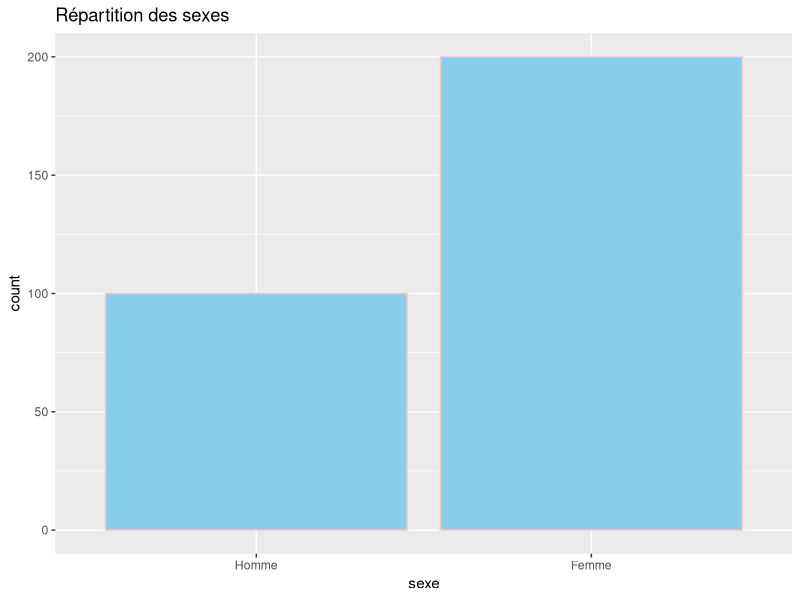
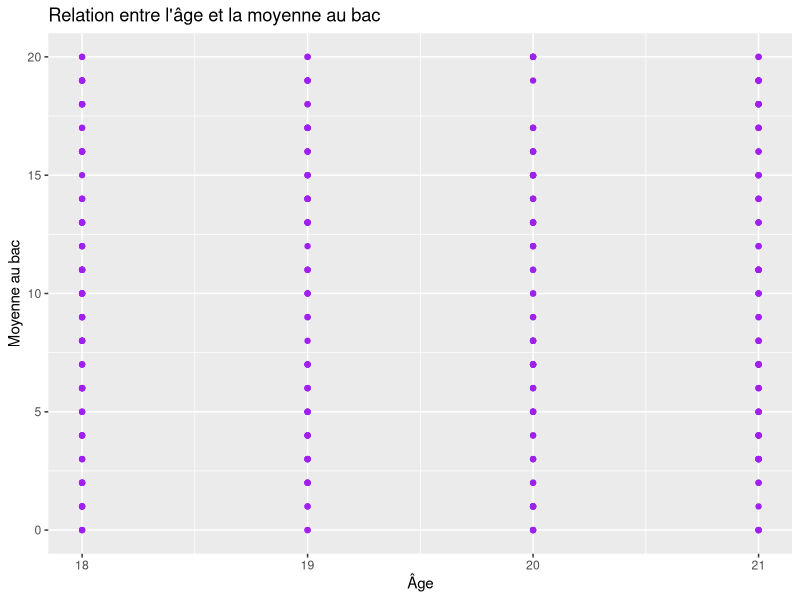

Generate these figures, in order, with R: (Note: this script raises an error after producing the figures.)
## ---- chunk 1
knitr::opts_chunk$set(echo = TRUE)
## ---- chunk 2
# Création de la base de données
base_de_donnees <- data.frame(
  prenoms_et_noms = rep(c("MBB", "KC", "KD", "AD", "HEB", "AASK"), 50),
  sexe = factor(rep(c(1, 2, 2, 2, 2, 1), 50), levels = c(1, 2), labels = c("Homme", "Femme")), # Ajout des labels
  age = sample(18:21, 300, replace = TRUE),
  taille_en_cm = sample(160:195, 300, replace = TRUE),
  Moyenne_au_bac = sample(0:20, 300, replace = TRUE) # Génération aléatoire des moyennes au bac
)

# Ajout de la colonne Mention en fonction de la moyenne et de la colonne rang
base_de_donnees$Mention <- ifelse(base_de_donnees$Moyenne_au_bac >= 16, "Très Bien",
                                  ifelse(base_de_donnees$Moyenne_au_bac >= 14, "Bien",
                                         ifelse(base_de_donnees$Moyenne_au_bac >= 12,"Assez Bien",
                                                ifelse(base_de_donnees$Moyenne_au_bac >= 10, "Passable",
                                                       ifelse(base_de_donnees$sexe =="Homme", "Ajourné", "Ajournée")))))

library(dplyr) #pour utiliser la fonction min_rank() pour donner à R la manière dont il doit organiser l'attribution de rang
base_de_donnees$rang <- min_rank(-base_de_donnees$Moyenne_au_bac)

base_de_donnees$admis <- ifelse(base_de_donnees$Moyenne_au_bac >= 10, "Oui", "Non")
base_de_donnees$poids_en_kg <- sample(0:100, 300, replace = TRUE)
base_de_donnees$regime_scolaire <- sample(c("Interne", "Externe", "Demi-pensionnaire"), 300, replace = TRUE)
base_de_donnees$type_etablissement <- sample(c("Public", "Privé"), 300, replace = TRUE)
base_de_donnees$serie <- sample(c("S1", "S2", "S3", "L"), 300, replace = TRUE)




# Affichage du dataframe
summary(base_de_donnees)
View(base_de_donnees)


## ---- chunk 3
library(ggplot2)

ggplot(base_de_donnees, aes(x = sexe)) +
  geom_bar(fill = "skyblue", color = "pink") +
  labs(title = "Répartition des sexes")

# Votre code pour générer le graphique ici


ggplot(base_de_donnees, aes(x = age, y = Moyenne_au_bac)) +
  geom_point(color = "purple") +
  labs(title = "Relation entre l'âge et la moyenne au bac",
       x = "Âge",
       y = "Moyenne au bac")

ggplot(base_de_donnees, aes(x = "", fill = M)) +
  geom_bar(width = 1) +
  coord_polar("y") +
  labs(title = "Répartition des mentions")

ggplot(base_de_donnees, aes(x = type_etablissement, fill = Mention)) +
  geom_bar(position = "stack", color = "green") +
  labs(title = "Répartition des mentions par type d'établissement")

